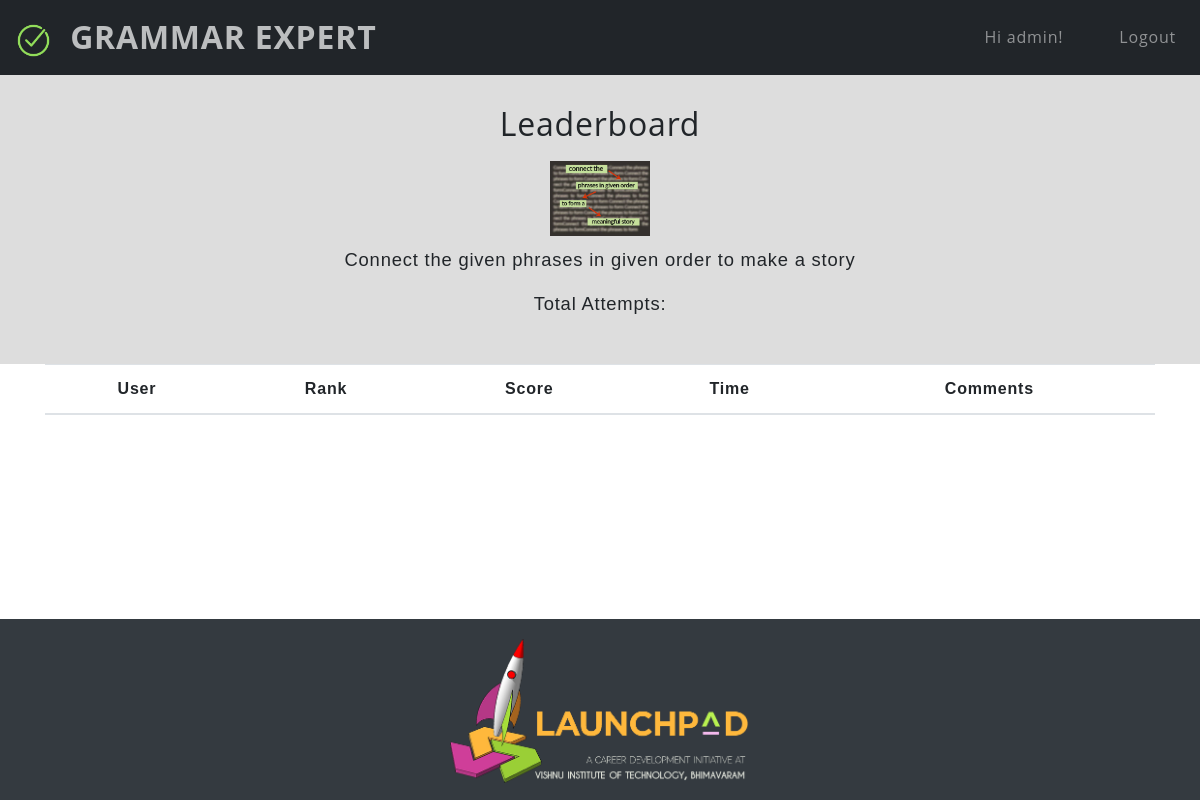
/leaderboard/4 (signed in), run on an earlier commit of the app's database.
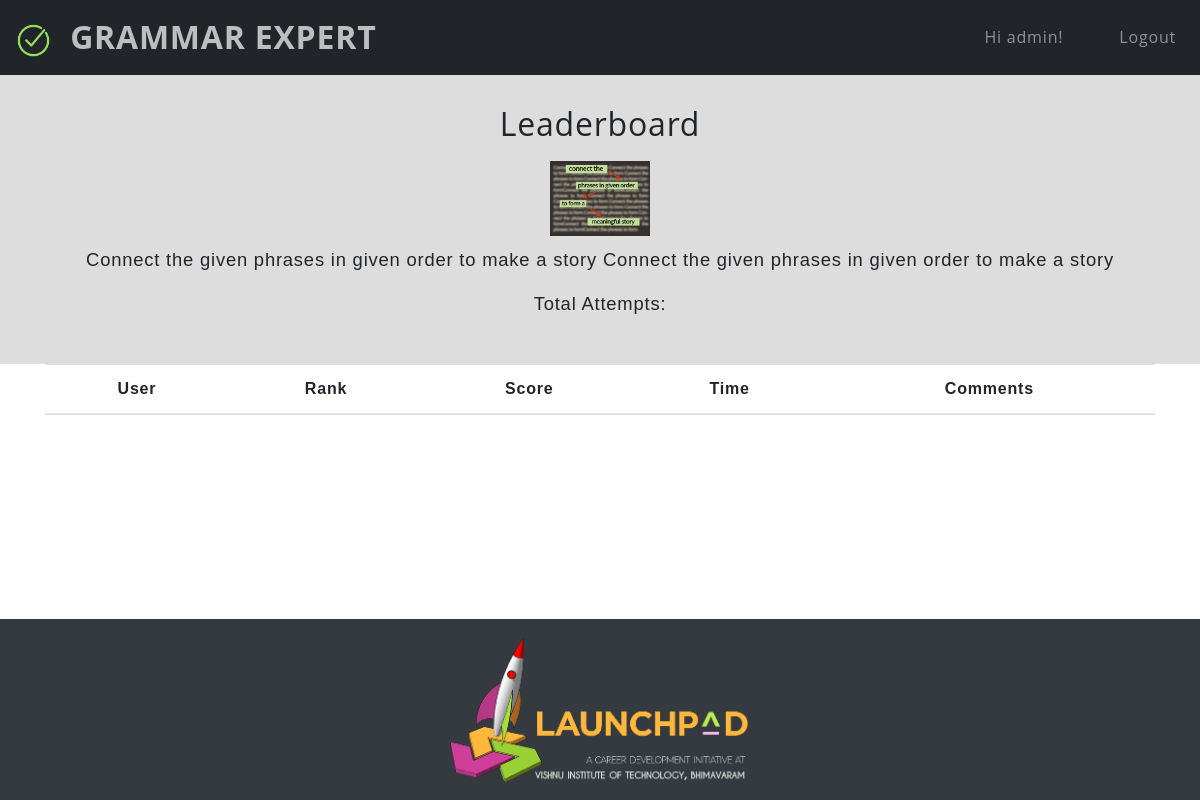
And on a later commit of the database.
### exam/models.py (models this page shows)
class Question(models.Model):
    QUESTION_TYPES = (
        ('ES', 'Essay'),
        ('PS', 'Picture Story'),
        ('CP', 'Connect the phrases'),
        ('UW', 'Use words')
    )
    question = models.CharField(max_length = 500)
    user = models.ForeignKey(User, on_delete=models.CASCADE)
    code = models.CharField(max_length = 8,unique = True)
    word_limit = models.IntegerField(default=300)
    min_word_count = models.IntegerField(default=150)
    max_word_count_penalty = models.IntegerField(default=3)
    max_word_length_penalty = models.IntegerField(default=2)
    desired_mean_word_length = models.IntegerField(default=8)
    desired_mean_words_per_sentence = models.IntegerField(default=20)
    max_words_per_sentence_penalty = models.IntegerField(default=2)
    attempts_allowed = models.IntegerField(default=1)
    date_created = models.DateField(default=datetime.now)
    time_limit = models.IntegerField(default=30)
    question_type = models.CharField(max_length=2, blank=False, choices=QUESTION_TYPES, default='ES')
    keywords = models.TextField(default="", blank=True)
    expanded_keywords = models.TextField(default="", blank=True)
    picture = models.ImageField(default="/standard/es.jpg")
    def __str__(self):
        return "{}".format(self.question)

### exam/views.py (the view)
# urls.py: path('leaderboard/<int:qid>',views.leaderboard, name = 'leaderboard'),
@login_required(login_url="login")
@permission_required('exam.create_test')
def leaderboard(request, qid):
    qs = Answer.objects.filter(question_id=qid).order_by('-score').only("id", "user", "score", "starttime", "endtime", "comments")
    q = Question.objects.get(pk=qid)
    results = []
    if qs:
        rank = 1
        for attempt in qs:
            t = getFormattedDuration((attempt.endtime - attempt.starttime).total_seconds())
            results.append((attempt.user, rank, round(attempt.score,2), datetime.strftime(attempt.endtime.astimezone(tz), "%d-%m-%Y %H:%M ("+t+")"), attempt.id, attempt.comments))
            rank += 1
    return render(request, template_name="examcreator/leaderboard.html", context={"results": results, "question":q, "questionsetter":q.user==request.user})

### exam/templates/examcreator/leaderboard.html (shortened to what this page needs)
{% include "header.html" %}
{% load static %}
<link rel="stylesheet" href="{% static "css/answer.css"%}"/>
<link rel="stylesheet" type="text/css" href="https://cdn.datatables.net/v/bs4/dt-1.10.18/datatables.min.css"/>
<div class="masthead text-center">
 <div class="container-fluid topheading">
        <h2>Leaderboard</h2>
        <img class="questionpic {{question.question_type}}" src="{{question.picture.url}}"/>
        <p>{{question.question}}</p>
        <p>Total Attempts: </p>
</div>
<div class="container">
<table id="leaderboard" class="table table-responsive-sm table-responsive-md">
    <thead>
      <tr>
        <th>User</th>
        <th>Rank</th>
        <th>Score</th>
        <th>Time</th>
        {% if questionsetter %}
            <th>Comments</th>
        {% endif %}
      </tr>
    </thead>
  </table>
</div>
</div>
    {% include "footer.html" %}
</body>
    </html>

What changed in the data, as far as the page shows it:
changed Question: question "Connect the given phrases in given order to make a story" → "Connect the given phrases in given order to make a story Connect the given phrases in given order to make a story"
